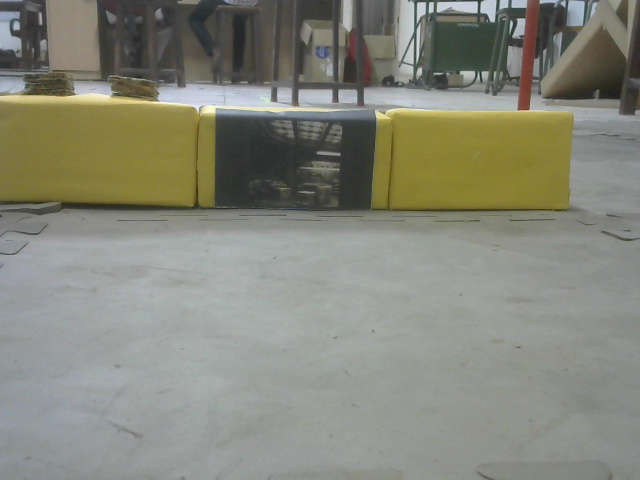
#> input picture Trail/Check 1/4/Input0.jpg, 640 x 480 px, given in place of the camera
$ python 4.py
#> lines starting #> are read from the running program, lines starting #| are printed output that depends on the picture; after the words box and inside, x2 and y2 are one past the last pixel; in counts of white or black regions, pixels touching at a corner belong together
import time

start1=time.time()
##from io import BytesIO
##from PIL import Image
import numpy as np
import cv2

stop1=time.time()
print("Import: ",stop1-start1)

# [5 lines of commented-out code are left out]

start2=time.time()

newcontour=[]
newcontour2=[]

#path = r'F:\Projects\Caterpillar\Practical\0\IMG0.jpg'
#img=cv2.imread(path)


_,img = cv2.VideoCapture(1).read()
#> img is the input picture: shape (480, 640, 3); mean B, G, R 122.1, 134.7, 133.4

cv2.imwrite('Input.jpg',img)

blur = cv2.GaussianBlur(img,(5,5),0)

hsv=cv2.cvtColor(blur, cv2.COLOR_BGR2HSV)
#> hsv: shape (480, 640, 3); mean H, S, V 57, 33.5, 137.1

lb= np.array([15,80,50])
ub= np.array([39,255,255])
mask = cv2.inRange(hsv, lb, ub)
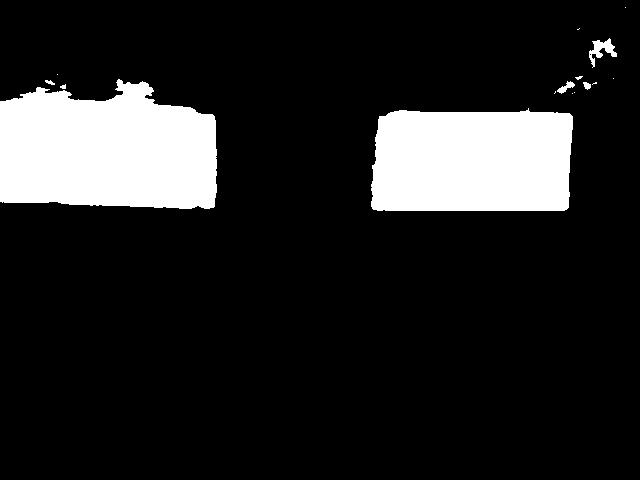
#> mask: shape (480, 640); 14.1% white; 16 white regions (9 under 20 px)
cv2.imwrite('mask.jpg',mask)
temp = np.zeros(mask.shape).astype(mask.dtype)
res = cv2.bitwise_and(img,blur, mask =mask)

grey=cv2.cvtColor(res,cv2.COLOR_BGR2GRAY)
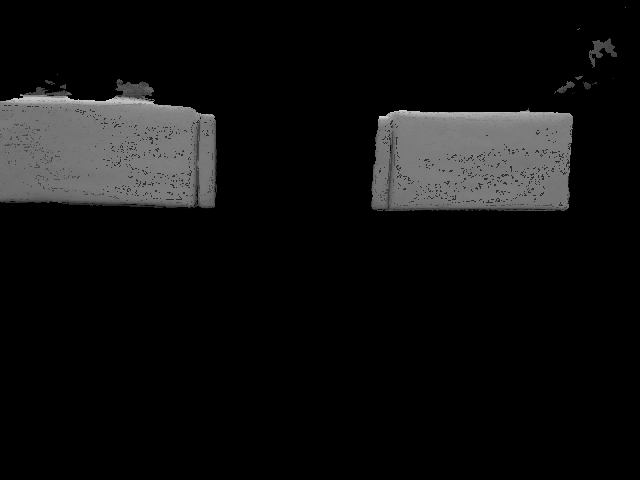
#> grey: shape (480, 640); min 0, max 213, mean 16.2

cv2.imwrite('Grey.jpg',res)

contour,hierarchy=cv2.findContours(mask,cv2.RETR_TREE, cv2.CHAIN_APPROX_SIMPLE)
#> contour = 17 contours, 12 with area under 20; largest, box (x1, y1, x2, y2) and area: (0, 79, 217, 209) 22961, (371, 108, 573, 211) 19106, (589, 38, 617, 68) 268, (557, 81, 575, 94) 74, (583, 82, 591, 90) 32

#print("Contour Dtype: ",np.dtype(contour))
print("Block Area",end=' ')
for i in contour:
    if cv2.contourArea(i) > 100:
         newcontour.append(i)
         print(cv2.contourArea(i),end=' ')
         contour=i
    else:
       cv2.fillPoly(mask,[i],(0,0,0))
#> this loop made 17 passes
#> i on passes 2, 3, 4, 11, 13, 15, 16, 17: [[572, 93]], [[574, 92]], [[555, 91], [555, 92], [554, 93], [555, 92]], [[613, 78]], [[57, 74]], [[589, 54], [590, 53], [591, 54], [590, 55]], [[579, 28], [578, 29], [577, 29], [578, 29]], [[625, 7]]
#| 19106.0
#| 22961.0
#| 267.5
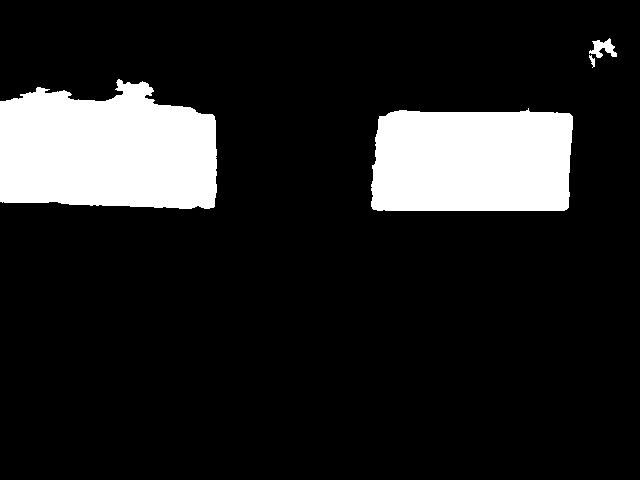
#> mask: shape (480, 640); 14% white; 4 white regions
#> after the loop, newcontour = 3 contours; box (x1, y1, x2, y2) and area: (0, 79, 217, 209) 22961, (371, 108, 573, 211) 19106, (589, 38, 617, 68) 268

cv2.drawContours(img, newcontour,-1,(0,0,255),0)
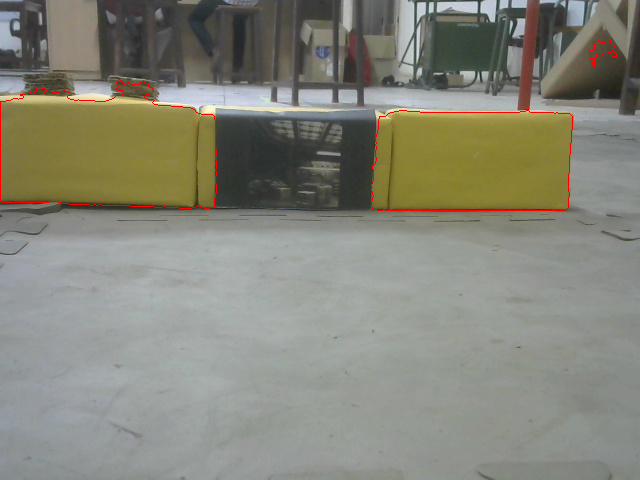
#> img: shape (480, 640, 3); 0.46% of pixels changed, all inside (x1, y1, x2, y2) = (0, 38, 617, 211)

cv2.imwrite('Output1.jpg',img)

cv2.fillPoly(temp,[contour],(255,255,255))
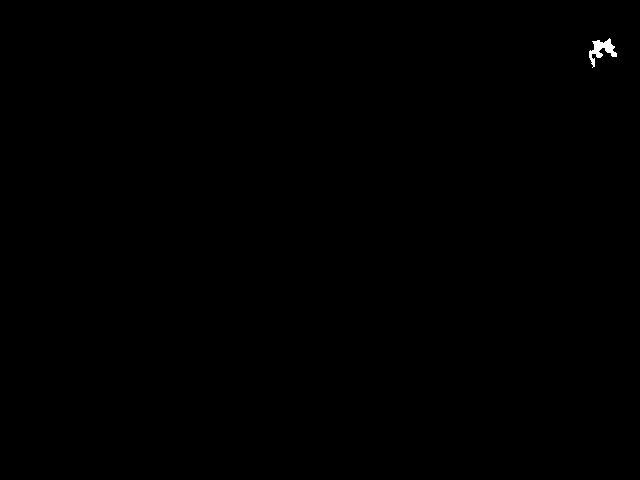
#> temp: shape (480, 640); 0.11% white; 1 white region, box (x1, y1, x2, y2) and area: (589, 38, 617, 68) 330
outmask=cv2.bitwise_or(mask,~temp)
#> outmask: shape (480, 640); 100% white; black in thin lines or dots, all inside (x1, y1, x2, y2) = (589, 53, 592, 56)

cv2.imwrite('Outmask.jpg',outmask)
stop2=time.time()

print("\nBlock Detection: ",stop2-start2)


#crop
(y, x) = np.where(mask==255)
(topy, topx) = (np.min(y), np.min(x))
#> topy = 38; topx = 0
(bottomy, bottomx) = (np.max(y), np.max(x))
#> bottomy = 210; bottomx = 616
img2 = img[topy:bottomy+1, topx:bottomx+1]
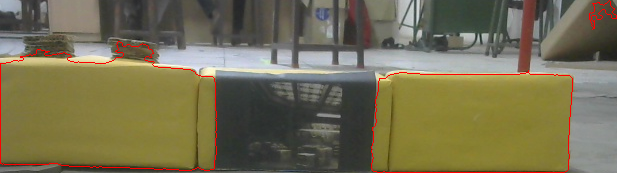
#> img2: shape (173, 617, 3); mean B, G, R 81.9, 111.1, 117.5
mask2= ~outmask[topy:bottomy+1, topx:bottomx+1]
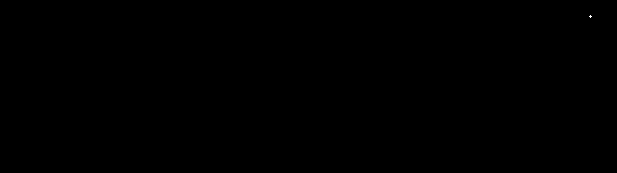
#> mask2: shape (173, 617); 0% white in thin lines or dots, all inside (x1, y1, x2, y2) = (589, 15, 592, 18)

print("Channel: ",len(mask2.shape))
#| Channel:  2

ms=time.time()
mask21 = cv2.merge((mask2,mask2,mask2))
mf=time.time()
print("Merging: ",mf,ms)

# [17 lines of commented-out code are left out]


grey=cv2.cvtColor(mask21,cv2.COLOR_BGR2GRAY)
contour,hierarchy=cv2.findContours(grey,cv2.RETR_TREE, cv2.CHAIN_APPROX_SIMPLE)
#> contour = [[[590, 15], [589, 16], [590, 17], [591, 16]]]

print("Pic Area:",end=' ')
for i in contour:
    if cv2.contourArea(i) > 1000:
         newcontour2.append(i)
         print(cv2.contourArea(i))
#> this loop made 1 pass
#> i on pass 1: [[590, 15], [589, 16], [590, 17], [591, 16]]
#> after the loop, newcontour2 = []
print("Number of Contours: ",len(newcontour2))
#| Number of Contours:  0

cv2.drawContours(img2, newcontour2,-1,(0,0,255),0)

cv2.imwrite('Output2.jpg',img2)

end2=time.time()

print("Program Execution :",end2-start2)

$ run again, on Trail/Check 1/4/Input1.jpg
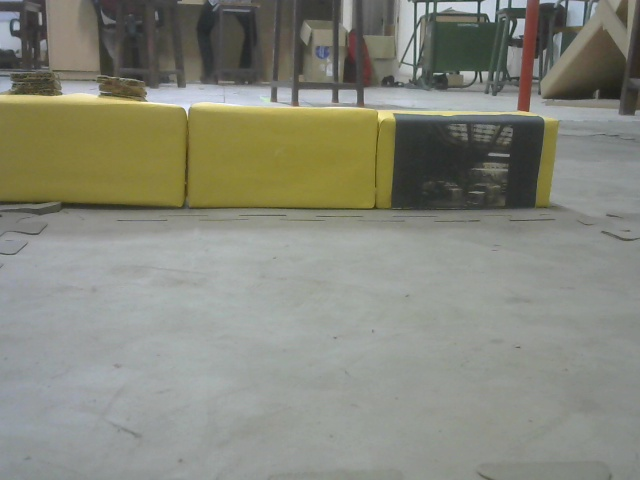
#> input picture Trail/Check 1/4/Input1.jpg, 640 x 480 px, given in place of the camera
#> img is the input picture: shape (480, 640, 3); mean B, G, R 123.1, 135.5, 134.2
#> hsv: shape (480, 640, 3); mean H, S, V 57.2, 32.6, 137.9
#> `contour,hierarchy=cv2.findContours(mask,cv2.RETR_TREE, cv2.CHAIN_APPRO..`: contour = 19 contours, 14 with area under 20; largest, box (x1, y1, x2, y2) and area: (0, 79, 397, 210) 40662, (535, 120, 558, 208) 1012, (15, 93, 36, 99) 72, (605, 40, 614, 49) 24, (598, 51, 604, 59) 21
#> the loop `for i in contour:` made 19 passes
#> i on passes 2, 9, 10, 14, 15: [[447, 113], [446, 114], [451, 114], [451, 113]], [[637, 70], [637, 73]], [[616, 62]], [[601, 54], [602, 53], [603, 54], [602, 55]], [[592, 50]]
#> (printed output is left out)
#> after the loop `for i in contour:`:
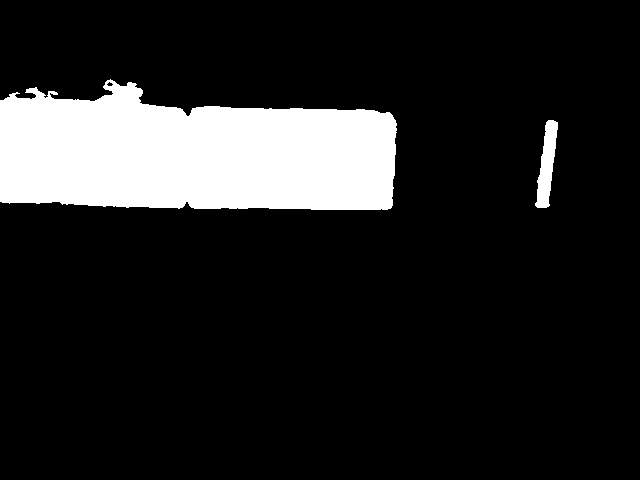
#> mask: shape (480, 640); 13.7% white; 2 white regions
#> after the loop `for i in contour:`: newcontour = 2 contours; box (x1, y1, x2, y2) and area: (0, 79, 397, 210) 40662, (535, 120, 558, 208) 1012
#> img: shape (480, 640, 3); 0.41% of pixels changed, all inside (x1, y1, x2, y2) = (0, 79, 558, 210)
#> temp: shape (480, 640); 13.4% white; 1 white region, box (x1, y1, x2, y2) and area: (0, 79, 397, 210) 41196
#> outmask: shape (480, 640); 100% white; 2 black regions (1 under 20 px), largest, box (x1, y1, x2, y2) and area: (15, 93, 36, 99) 93
#> topy = 79; topx = 0
#> bottomy = 209; bottomx = 557
#> `img2 = img[topy:bottomy+1, topx:bottomx+1]`:
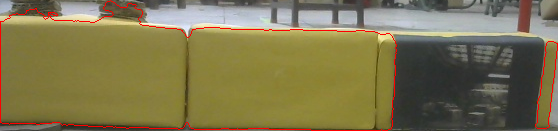
#> img2: shape (131, 558, 3); mean B, G, R 78.3, 117.4, 126.2
#> mask2: shape (131, 558); 0.15% white; 2 white regions (1 under 20 px), largest, box (x1, y1, x2, y2) and area: (15, 14, 36, 20) 93
#| Channel:  2
#> mask21: shape (131, 558, 3); 0.15% white; 2 white regions (1 under 20 px)
#> `contour,hierarchy=cv2.findContours(grey,cv2.RETR_TREE, cv2.CHAIN_APPRO..`: contour = 2 contours, 1 with area under 20; largest, box (x1, y1, x2, y2) and area: (15, 14, 36, 20) 72
#> the loop `for i in contour:` made 2 passes
#> after the loop `for i in contour:`: newcontour2 = []
#| Number of Contours:  0

$ run again, on Trail/Check 1/4/Input11.jpg
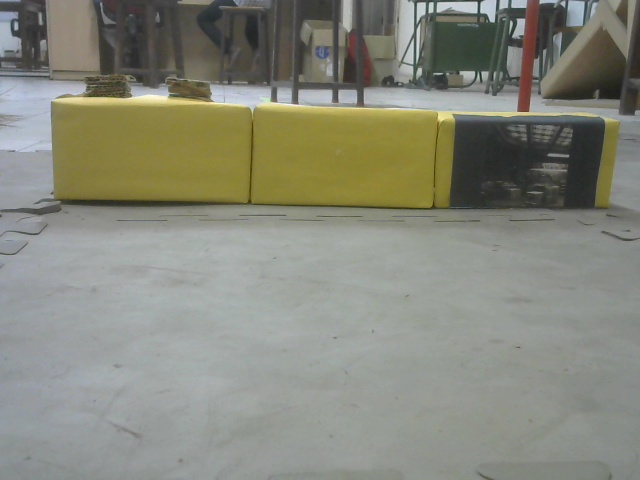
#> input picture Trail/Check 1/4/Input11.jpg, 640 x 480 px, given in place of the camera
#> img is the input picture: shape (480, 640, 3); mean B, G, R 123.1, 135.8, 134.4
#> hsv: shape (480, 640, 3); mean H, S, V 57.1, 33.4, 138.3
#> `contour,hierarchy=cv2.findContours(mask,cv2.RETR_TREE, cv2.CHAIN_APPRO..`: contour = 24 contours, 20 with area under 20; largest, box (x1, y1, x2, y2) and area: (53, 81, 456, 210) 40123, (596, 120, 619, 209) 1037, (592, 35, 613, 61) 170, (613, 63, 623, 69) 32
#> the loop `for i in contour:` made 24 passes
#> i on passes 3, 4, 9, 10, 12, 15, 22, 23: [[639, 97], [638, 98], [638, 103], [639, 103]], [[552, 92], [552, 93], [553, 93], [554, 92]], [[116, 91], [117, 90], [118, 91], [117, 92]], [[118, 81], [117, 82], [118, 83]], [[97, 78]], [[609, 73]], [[598, 46], [599, 45], [600, 46], [599, 47]], [[600, 45], [601, 44], [602, 45], [601, 46]]
#> (printed output is left out)
#> after the loop `for i in contour:`:
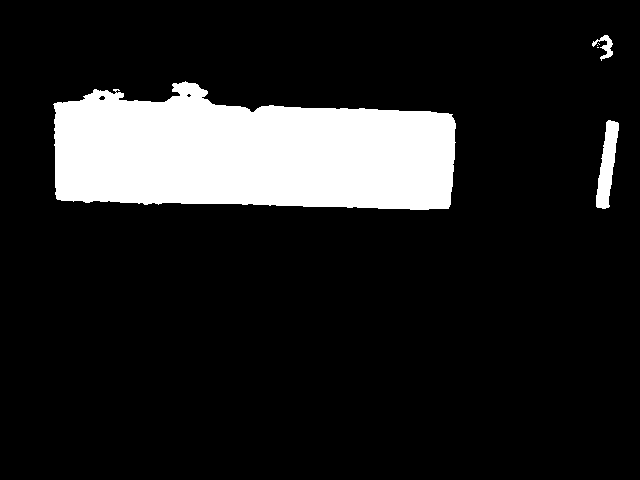
#> mask: shape (480, 640); 13.7% white; 6 white regions (3 under 20 px)
#> after the loop `for i in contour:`: newcontour = 3 contours; box (x1, y1, x2, y2) and area: (53, 81, 456, 210) 40123, (596, 120, 619, 209) 1037, (592, 35, 613, 61) 170
#> img: shape (480, 640, 3); 0.44% of pixels changed, all inside (x1, y1, x2, y2) = (53, 35, 619, 210)
#> temp: shape (480, 640); 0.07% white; 1 white region, box (x1, y1, x2, y2) and area: (592, 35, 613, 61) 225
#> outmask: shape (480, 640); 100% white; black in thin lines or dots, all inside (x1, y1, x2, y2) = (598, 44, 603, 48)
#> topy = 35; topx = 53
#> bottomy = 209; bottomx = 618
#> `img2 = img[topy:bottomy+1, topx:bottomx+1]`:
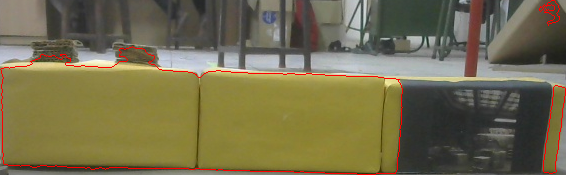
#> img2: shape (175, 566, 3); mean B, G, R 77.2, 109.4, 116.6
#> mask2: shape (175, 566); 0.01% white in thin lines or dots, all inside (x1, y1, x2, y2) = (545, 9, 550, 13)
#| Channel:  2
#> `contour,hierarchy=cv2.findContours(grey,cv2.RETR_TREE, cv2.CHAIN_APPRO..`: contour = 1 item
#> the loop `for i in contour:` made 1 pass
#> after the loop `for i in contour:`: newcontour2 = []
#| Number of Contours:  0

$ run again, on Trail/Check 1/4/Input12.jpg
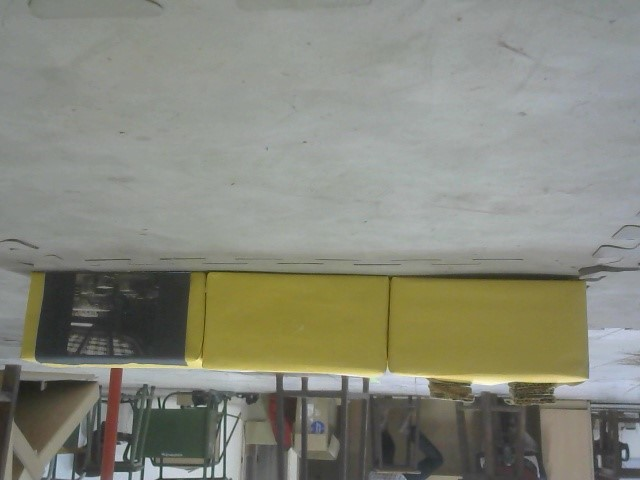
#> input picture Trail/Check 1/4/Input12.jpg, 640 x 480 px, given in place of the camera
#> img is the input picture: shape (480, 640, 3); mean B, G, R 123.2, 135.7, 134.4
#> hsv: shape (480, 640, 3); mean H, S, V 57.2, 33.3, 138.3
#> `contour,hierarchy=cv2.findContours(mask,cv2.RETR_TREE, cv2.CHAIN_APPRO..`: contour = 22 contours, 16 with area under 20; largest, box (x1, y1, x2, y2) and area: (183, 270, 586, 398) 40156, (22, 271, 45, 359) 1034, (26, 423, 42, 444) 164, (517, 395, 533, 403) 44, (18, 410, 28, 420) 41, (43, 430, 50, 438) 24
#> the loop `for i in contour:` made 22 passes
#> i on passes 2, 4, 5, 7, 8, 12, 13, 16: [[42, 432]], [[37, 428]], [[45, 427]], [[39, 436], [40, 435], [41, 436], [40, 437]], [[41, 420], [41, 421], [40, 422], [42, 420]], [[65, 402], [66, 402]], [[542, 400]], [[0, 379], [1, 378], [2, 379], [1, 380]]
#> (printed output is left out)
#> after the loop `for i in contour:`: newcontour = 3 contours; box (x1, y1, x2, y2) and area: (183, 270, 586, 398) 40156, (22, 271, 45, 359) 1034, (26, 423, 42, 444) 164
#> img: shape (480, 640, 3); 0.42% of pixels changed, all inside (x1, y1, x2, y2) = (22, 270, 586, 444)
#> temp: shape (480, 640); 13.2% white; 1 white region, box (x1, y1, x2, y2) and area: (183, 270, 586, 398) 40677
#> outmask: shape (480, 640); 100% white; 3 black regions (2 under 20 px), largest, box (x1, y1, x2, y2) and area: (534, 380, 545, 383) 29
#> topy = 270; topx = 22
#> bottomy = 443; bottomx = 585
#> `img2 = img[topy:bottomy+1, topx:bottomx+1]`:
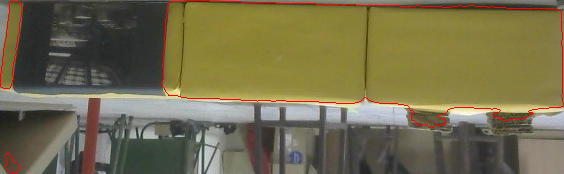
#> img2: shape (174, 564, 3); mean B, G, R 77.1, 109.5, 116.7
#> mask2: shape (174, 564); 0.04% white; 3 white regions (2 under 20 px), largest, box (x1, y1, x2, y2) and area: (512, 110, 523, 113) 29
#| Channel:  2
#> `contour,hierarchy=cv2.findContours(grey,cv2.RETR_TREE, cv2.CHAIN_APPRO..`: contour = 3 contours, all with area under 20
#> the loop `for i in contour:` made 3 passes
#> i on passes 1 to 2: [[500, 116], [499, 117], [500, 118], [501, 117]], [[525, 110], [524, 111], [525, 112], [526, 111]]
#> after the loop `for i in contour:`: newcontour2 = []
#| Number of Contours:  0
